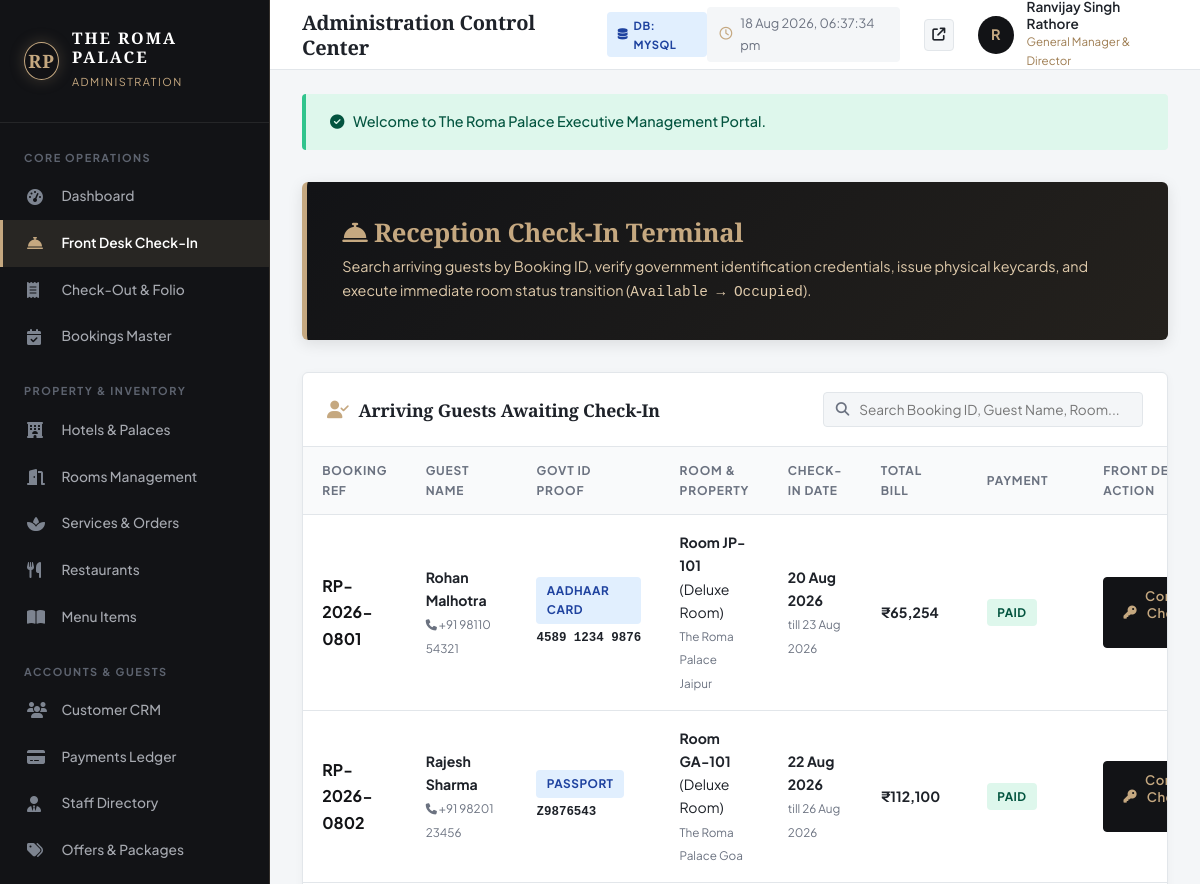
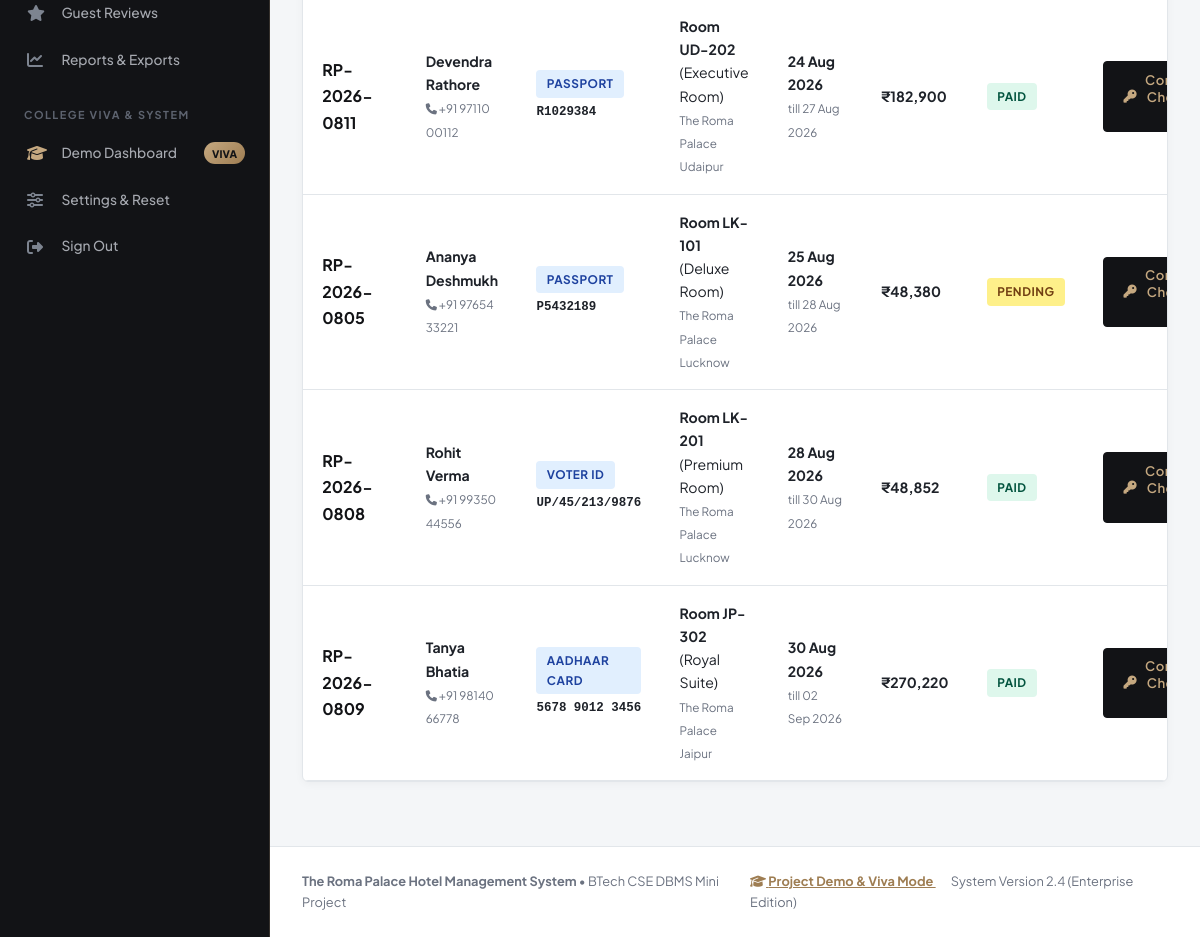
Page /admin/checkin.php (signed in) on the committed database (2 pictures, top to bottom).
### tables this page shows
CREATE TABLE `bookings` (
    `booking_id` INT AUTO_INCREMENT PRIMARY KEY,
    `booking_ref` VARCHAR(30) NOT NULL UNIQUE,
    `customer_id` INT NOT NULL,
    `hotel_id` INT NOT NULL,
    `room_id` INT NOT NULL,
    `check_in_date` DATE NOT NULL,
    `check_out_date` DATE NOT NULL,
    `total_guests` INT NOT NULL DEFAULT 2,
    `num_rooms` INT NOT NULL DEFAULT 1,
    `promo_code` VARCHAR(50) NULL,
    `discount_amount` DECIMAL(10,2) DEFAULT 0.00,
    `room_charges` DECIMAL(10,2) NOT NULL,
    `service_charges` DECIMAL(10,2) DEFAULT 0.00,
    `tax_amount` DECIMAL(10,2) NOT NULL,
    `total_amount` DECIMAL(10,2) NOT NULL,
    `payment_status` ENUM('Pending', 'Paid', 'Refunded', 'Failed') NOT NULL DEFAULT 'Pending',
    `booking_status` ENUM('Confirmed', 'Checked-In', 'Completed', 'Cancelled') NOT NULL DEFAULT 'Confirmed',
    `special_requests` TEXT NULL,
    `created_at` TIMESTAMP DEFAULT CURRENT_TIMESTAMP,
    `updated_at` TIMESTAMP DEFAULT CURRENT_TIMESTAMP ON UPDATE CURRENT_TIMESTAMP,
    FOREIGN KEY (`customer_id`) REFERENCES `customers`(`customer_id`) ON DELETE CASCADE,
    FOREIGN KEY (`hotel_id`) REFERENCES `hotels`(`hotel_id`) ON DELETE CASCADE,
    FOREIGN KEY (`room_id`) REFERENCES `rooms`(`room_id`) ON DELETE CASCADE,
    INDEX `idx_book_dates` (`check_in_date`, `check_out_date`),
    INDEX `idx_book_status` (`booking_status`),
    INDEX `idx_book_ref` (`booking_ref`)
);

CREATE TABLE `customers` (
    `customer_id` INT AUTO_INCREMENT PRIMARY KEY,
    `user_id` INT NOT NULL UNIQUE,
    `full_name` VARCHAR(120) NOT NULL,
    `phone` VARCHAR(20) NOT NULL,
    `address` TEXT NULL,
    `city` VARCHAR(80) NULL,
    `state` VARCHAR(80) NULL,
    `country` VARCHAR(80) DEFAULT 'India',
    `postal_code` VARCHAR(20) NULL,
    `id_type` ENUM('Aadhaar Card', 'Passport', 'Voter ID', 'Driving License', 'PAN Card') NOT NULL DEFAULT 'Aadhaar Card',
    `id_number` VARCHAR(50) NOT NULL,
    `reg_date` TIMESTAMP DEFAULT CURRENT_TIMESTAMP,
    FOREIGN KEY (`user_id`) REFERENCES `users`(`user_id`) ON DELETE CASCADE,
    INDEX `idx_cust_phone` (`phone`),
    INDEX `idx_cust_name` (`full_name`)
);

CREATE TABLE `rooms` (
    `room_id` INT AUTO_INCREMENT PRIMARY KEY,
    `hotel_id` INT NOT NULL,
    `room_number` VARCHAR(20) NOT NULL,
    `room_type` ENUM('Deluxe Room', 'Premium Room', 'Executive Room', 'Luxury Suite', 'Royal Suite') NOT NULL,
    `floor` INT NOT NULL DEFAULT 1,
    `capacity` INT NOT NULL DEFAULT 2,
    `bed_type` VARCHAR(50) NOT NULL DEFAULT 'King Bed',
    `size_sqft` INT NOT NULL DEFAULT 450,
    `price_per_night` DECIMAL(10,2) NOT NULL,
    `status` ENUM('Available', 'Reserved', 'Occupied', 'Maintenance') NOT NULL DEFAULT 'Available',
    `image_url` VARCHAR(255) NOT NULL,
    `description` TEXT NOT NULL,
    `view_type` VARCHAR(80) DEFAULT 'Palace Courtyard / Lake View',
    `created_at` TIMESTAMP DEFAULT CURRENT_TIMESTAMP,
    FOREIGN KEY (`hotel_id`) REFERENCES `hotels`(`hotel_id`) ON DELETE CASCADE,
    UNIQUE KEY `unique_hotel_room` (`hotel_id`, `room_number`),
    INDEX `idx_rooms_type` (`room_type`),
    INDEX `idx_rooms_status` (`status`),
    INDEX `idx_rooms_price` (`price_per_night`)
);

CREATE TABLE `hotels` (
    `hotel_id` INT AUTO_INCREMENT PRIMARY KEY,
    `name` VARCHAR(150) NOT NULL,
    `slug` VARCHAR(100) NOT NULL UNIQUE,
    `city` VARCHAR(80) NOT NULL,
    `state` VARCHAR(80) NOT NULL,
    `tagline` VARCHAR(200) NOT NULL,
    `address` TEXT NOT NULL,
    `phone` VARCHAR(30) NOT NULL,
    `email` VARCHAR(120) NOT NULL,
    `star_rating` DECIMAL(2,1) DEFAULT 5.0,
    `starting_price` DECIMAL(10,2) NOT NULL,
    `total_rooms` INT NOT NULL DEFAULT 30,
    `image_url` VARCHAR(255) NOT NULL,
    `description` TEXT NOT NULL,
    `highlights` TEXT NULL,
    `status` ENUM('active', 'maintenance', 'inactive') DEFAULT 'active',
    `created_at` TIMESTAMP DEFAULT CURRENT_TIMESTAMP,
    INDEX `idx_hotels_city` (`city`),
    INDEX `idx_hotels_slug` (`slug`)
);

### admin/checkin.php (the view, shortened to what the rows shown need)
<?php
require_once __DIR__ . '/includes/admin-header.php';
$selectedBookingId = isset($_GET['booking_id']) ? (int)$_GET['booking_id'] : null;
$whereSql = "b.booking_status = 'Confirmed'";
$params = [];
$arrivingBookings = db_fetch_all("SELECT b.*, c.full_name, c.phone, c.id_type, c.id_number, c.address, c.city,
                                         h.name AS hotel_name, r.room_number, r.room_type, r.price_per_night,
                                         p.payment_method, p.transaction_id, p.status AS pay_status
                                  FROM bookings b
                                  INNER JOIN customers c ON b.customer_id = c.customer_id
                                  INNER JOIN hotels h ON b.hotel_id = h.hotel_id
                                  INNER JOIN rooms r ON b.room_id = r.room_id
                                  LEFT JOIN payments p ON b.booking_id = p.booking_id
                                  WHERE {$whereSql}
                                  ORDER BY b.check_in_date ASC", $params);
?>
<div class="viva-banner" style="margin-bottom: 2rem;">
  <h2><i class="fa-solid fa-bell-concierge"></i> Reception Check-In Terminal</h2>
</div>
<div class="admin-card">
  <div class="admin-table-responsive">
    <table class="admin-table">
      <thead>
        <tr>
          <th>Booking Ref</th>
          <th>Guest Name</th>
          <th>Govt ID Proof</th>
          <th>Room & Property</th>
          <th>Check-in Date</th>
          <th>Total Bill</th>
          <th>Payment</th>
          <th>Front Desk Action</th>
        </tr>
      </thead>
      <tbody>
        <?php if (empty($arrivingBookings)): ?>
          <tr>
            <td colspan="8" style="text-align: center; padding: 2.5rem; color: var(--admin-text-muted);">
              <i class="fa-solid fa-circle-check" style="font-size: 2rem; color: #10B981; margin-bottom: 0.5rem; display: block;"></i>
              No pending check-ins found for the selected search filter.
            </td>
          </tr>
        <?php else: ?>
          <?php foreach ($arrivingBookings as $b): ?>
            <tr style="<?php echo ($selectedBookingId == $b['booking_id']) ? 'background: #FEF3C7;' : ''; ?>">
              <td><strong style="font-size: 1rem; color: var(--admin-primary);"><?php echo htmlspecialchars($b['booking_ref']); ?></strong></td>
              <td>
                <strong><?php echo htmlspecialchars($b['full_name']); ?></strong><br>
                <small style="color: var(--admin-text-muted);"><i class="fa-solid fa-phone" style="font-size: 0.7rem;"></i> <?php echo htmlspecialchars($b['phone']); ?></small>
              </td>
              <td>
                <span class="badge badge-info"><?php echo htmlspecialchars($b['id_type']); ?></span><br>
                <code style="font-size: 0.78rem; font-weight: 700;"><?php echo htmlspecialchars($b['id_number']); ?></code>
              </td>
              <td>
                <strong>Room <?php echo htmlspecialchars($b['room_number']); ?></strong> (<?php echo htmlspecialchars($b['room_type']); ?>)<br>
                <small style="color: var(--admin-text-muted);"><?php echo htmlspecialchars($b['hotel_name']); ?></small>
              </td>
              <td>
                <strong><?php echo format_stay_date($b['check_in_date']); ?></strong><br>
                <small style="color: var(--admin-text-muted);">till <?php echo format_stay_date($b['check_out_date']); ?></small>
              </td>
              <td><strong><?php echo format_inr($b['total_amount']); ?></strong></td>
              <td>
                <span class="badge badge-<?php echo ($b['payment_status'] === 'Paid') ? 'success' : 'warning'; ?>">
                  <?php echo htmlspecialchars($b['payment_status']); ?>
                </span>
              </td>
              <td>
                <button type="button" class="admin-btn-primary" onclick='openCheckinModal(<?php echo json_encode($b); ?>)'>
                  <i class="fa-solid fa-key"></i> Confirm Check-In
                </button>
              </td>
            </tr>
          <?php endforeach; ?>
        <?php endif; ?>
      </tbody>
    </table>
  </div>
</div>
<?php require_once __DIR__ . '/includes/admin-footer.php'; ?>

### admin/includes/admin-header.php (shortened to what the rows shown need)
<?php
require_once __DIR__ . '/../../includes/db.php';
require_once __DIR__ . '/../../includes/auth.php';
$currentAdmin = current_admin() ?: ['full_name' => 'Ranvijay Singh Rathore', 'role_title' => 'General Manager'];
?>
<!DOCTYPE html>
<html lang="en">
<head>
  <link rel="stylesheet" href="https://cdnjs.cloudflare.com/ajax/libs/font-awesome/6.5.1/css/all.min.css">
  <link rel="stylesheet" href="../assets/css/style.css">
  <link rel="stylesheet" href="../assets/css/admin.css">
</head>
<body class="admin-body">
  <aside class="admin-sidebar">
    <a href="dashboard.php" class="admin-brand" style="text-decoration: none;">
      <div class="admin-brand-text">
        <h2>THE ROMA PALACE</h2>
      </div>
    </a>
  </aside>
  <div class="admin-main-wrapper">
    <header class="admin-top-header">
      <div class="admin-header-left">
        <h1 class="admin-page-title"><?php echo isset($pageHeading) ? htmlspecialchars($pageHeading) : 'Administration Control Center'; ?></h1>
      </div>
      <div class="admin-header-right">
        <div class="admin-user-menu">
          <div class="admin-avatar">
            <?php echo strtoupper(substr($currentAdmin['full_name'], 0, 1)); ?>
          </div>
          <div class="admin-user-info">
            <span class="admin-user-name"><?php echo htmlspecialchars($currentAdmin['full_name']); ?></span>
            <span class="admin-user-role"><?php echo htmlspecialchars($currentAdmin['role_title']); ?></span>
          </div>
        </div>
      </div>
    </header>
    <main class="admin-content-body">

### rows in the picture
bookings: booking_ref "RP-2026-0801", customer.full_name "Rohan Malhotra", customer.phone "+91 98110 54321", customer.id_type "AADHAAR CARD", customer.id_number "4589 1234 9876", room.room_number "JP-101", room.room_type "Deluxe Room", hotel.name "The Roma Palace Jaipur", check_in_date "20 Aug 2026", check_out_date "23 Aug 2026", total_amount "₹65,254", payment_status "PAID"
bookings: booking_ref "RP-2026-0802", customer.full_name "Rajesh Sharma", customer.phone "+91 98201 23456", customer.id_type "PASSPORT", customer.id_number "Z9876543", room.room_number "GA-101", room.room_type "Deluxe Room", hotel.name "The Roma Palace Goa", check_in_date "22 Aug 2026", check_out_date "26 Aug 2026", total_amount "₹112,100", payment_status "PAID"
bookings: booking_ref "RP-2026-0811", customer.full_name "Devendra Rathore", customer.phone "+91 97110 00112", customer.id_type "PASSPORT", customer.id_number "R1029384", room.room_number "UD-202", room.room_type "Executive Room", hotel.name "The Roma Palace Udaipur", check_in_date "24 Aug 2026", check_out_date "27 Aug 2026", total_amount "₹182,900", payment_status "PAID"
bookings: booking_ref "RP-2026-0805", customer.full_name "Ananya Deshmukh", customer.phone "+91 97654 33221", customer.id_type "PASSPORT", customer.id_number "P5432189", room.room_number "LK-101", room.room_type "Deluxe Room", hotel.name "The Roma Palace Lucknow", check_in_date "25 Aug 2026", check_out_date "28 Aug 2026", total_amount "₹48,380", payment_status "PENDING"
bookings: booking_ref "RP-2026-0808", customer.full_name "Rohit Verma", customer.phone "+91 99350 44556", customer.id_type "VOTER ID", customer.id_number "UP/45/213/9876", room.room_number "LK-201", room.room_type "Premium Room", hotel.name "The Roma Palace Lucknow", check_in_date "28 Aug 2026", check_out_date "30 Aug 2026", total_amount "₹48,852", payment_status "PAID"
bookings: booking_ref "RP-2026-0809", customer.full_name "Tanya Bhatia", customer.phone "+91 98140 66778", customer.id_type "AADHAAR CARD", customer.id_number "5678 9012 3456", room.room_number "JP-302", room.room_type "Royal Suite", hotel.name "The Roma Palace Jaipur", check_in_date "30 Aug 2026", check_out_date "02 Sep 2026", total_amount "₹270,220", payment_status "PAID"

### other values in the picture
CURRENT_DB_DRIVER "MYSQL"
substr($currentAdmin['full_name'], 0, 1) "R"
$currentAdmin['full_name'] "Ranvijay Singh Rathore"
$currentAdmin['role_title'] "General Manager & Director"
$_SESSION['flash_success'] "Welcome to The Roma Palace Executive Management Portal."
